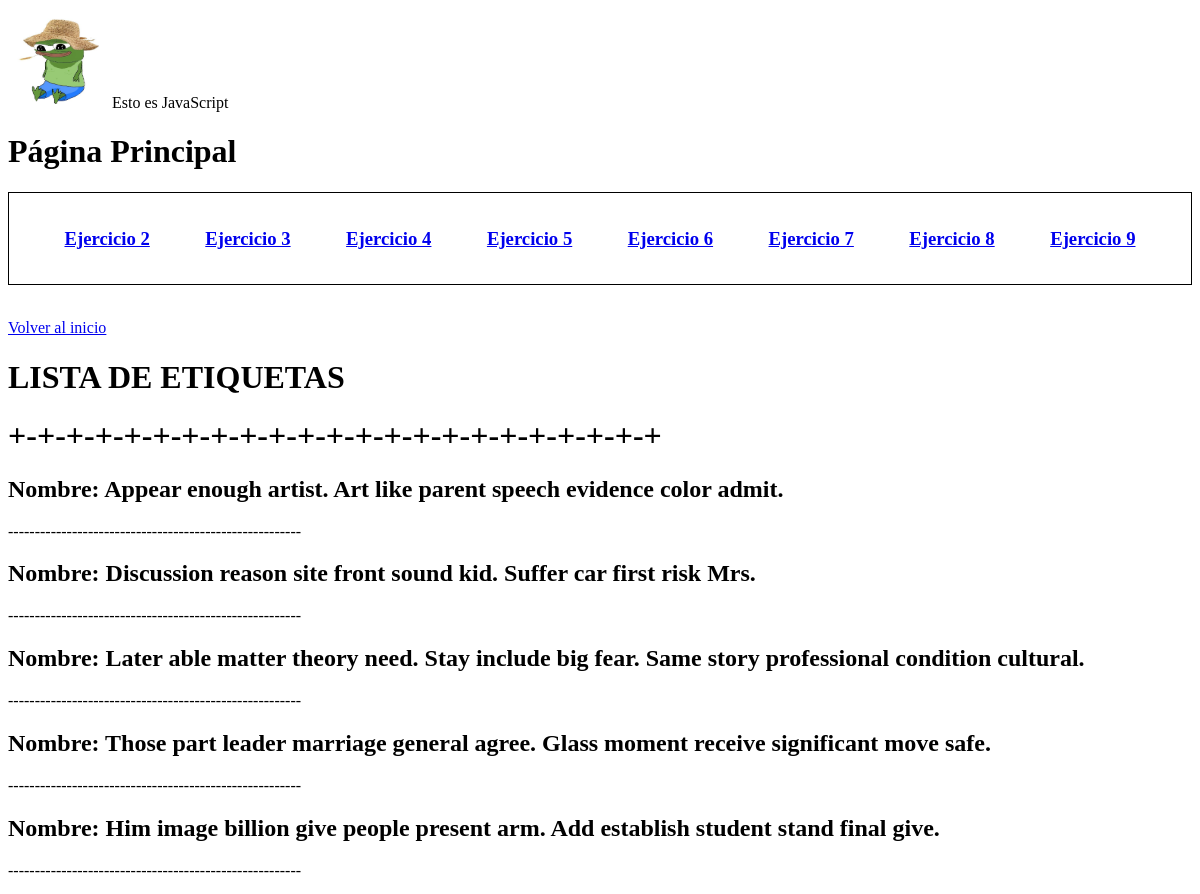
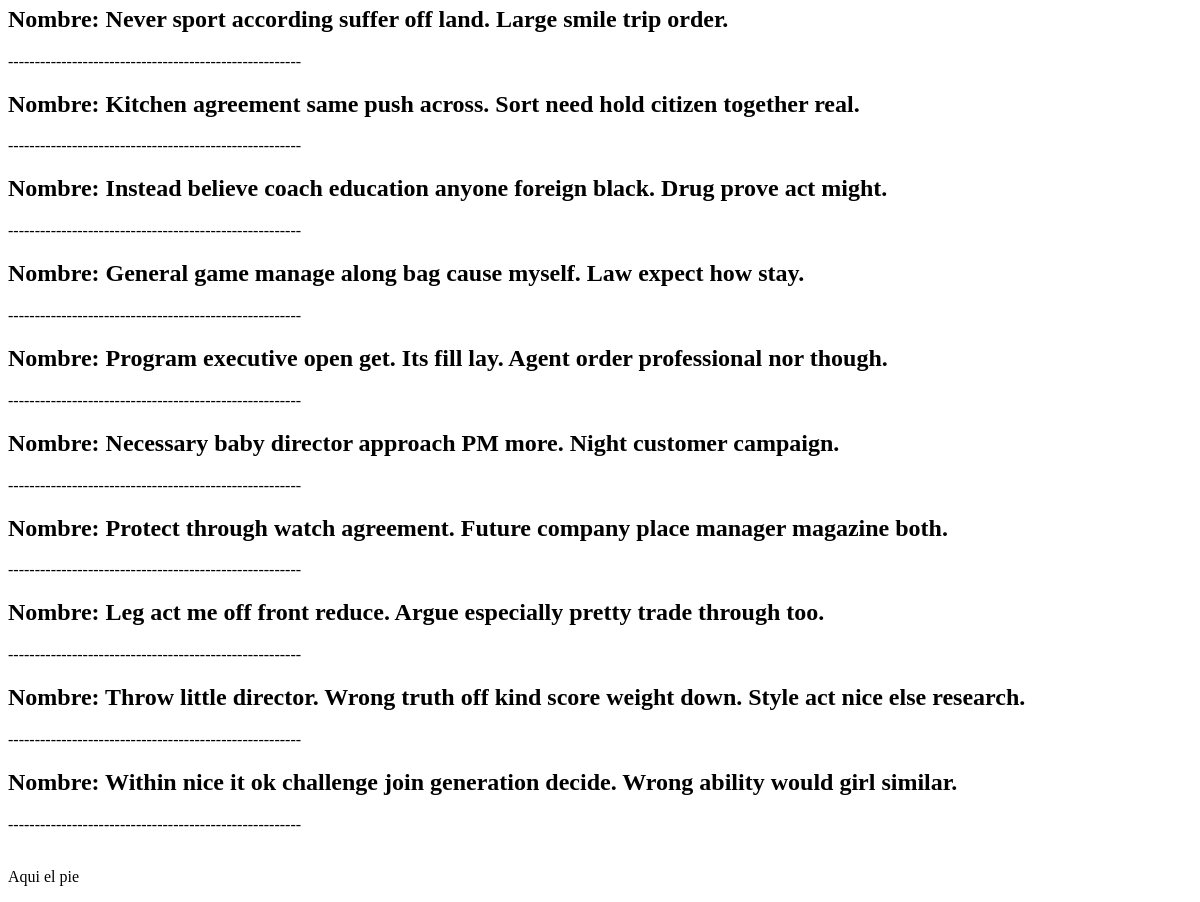
/lista_etiquetas, run on the app's committed database (2 pictures, top to bottom).
### pruebaModelos/models.py (models this page shows)
class Etiqueta(models.Model):
    nombre = models.CharField(max_length=100,unique=True)
    tarea = models.ManyToManyField(Tarea, through="Etiquetas_asociadas", related_name="etiqueta_asociada")

### pruebaModelos/views.py (the view)
# urls.py: path('lista_etiquetas',views.lista_etiquetas, name='lista_etiquetas'),
def lista_etiquetas(request):
    etiquetas = Etiqueta.objects.distinct().all()
    return render(request, 'etiqueta/mostrar.html', {'etiqueta':etiquetas})

### pruebaModelos/templates/etiqueta/mostrar.html (shortened to what this page needs)
{% extends "principal.html" %}
{% block contenido %}
  <body>
        <p><a href="{% url 'index' %}">Volver al inicio</a> </p>
        <h1>LISTA DE ETIQUETAS <h1>
            +-+-+-+-+-+-+-+-+-+-+-+-+-+-+-+-+-+-+-+-+-+-+
        {% for etiqueta in etiqueta %}
            <h2>Nombre: {{ etiqueta.nombre }}</h2>
            -------------------------------------------------------
        {% endfor %}
        <br>
        <br>
{% endblock contenido %}

### data on the page
Etiqueta: nombre "Appear enough artist. Art like parent speech evidence color admit."
Etiqueta: nombre "Discussion reason site front sound kid. Suffer car first risk Mrs."
Etiqueta: nombre "Later able matter theory need. Stay include big fear. Same story professional condition cultural."
Etiqueta: nombre "Those part leader marriage general agree. Glass moment receive significant move safe."
Etiqueta: nombre "Him image billion give people present arm. Add establish student stand final give."
Etiqueta: nombre "Never sport according suffer off land. Large smile trip order."
Etiqueta: nombre "Kitchen agreement same push across. Sort need hold citizen together real."
Etiqueta: nombre "Instead believe coach education anyone foreign black. Drug prove act might."
Etiqueta: nombre "General game manage along bag cause myself. Law expect how stay."
Etiqueta: nombre "Program executive open get. Its fill lay. Agent order professional nor though."
Etiqueta: nombre "Necessary baby director approach PM more. Night customer campaign."
Etiqueta: nombre "Protect through watch agreement. Future company place manager magazine both."
Etiqueta: nombre "Leg act me off front reduce. Argue especially pretty trade through too."
Etiqueta: nombre "Throw little director. Wrong truth off kind score weight down. Style act nice else research."
Etiqueta: nombre "Within nice it ok challenge join generation decide. Wrong ability would girl similar."
